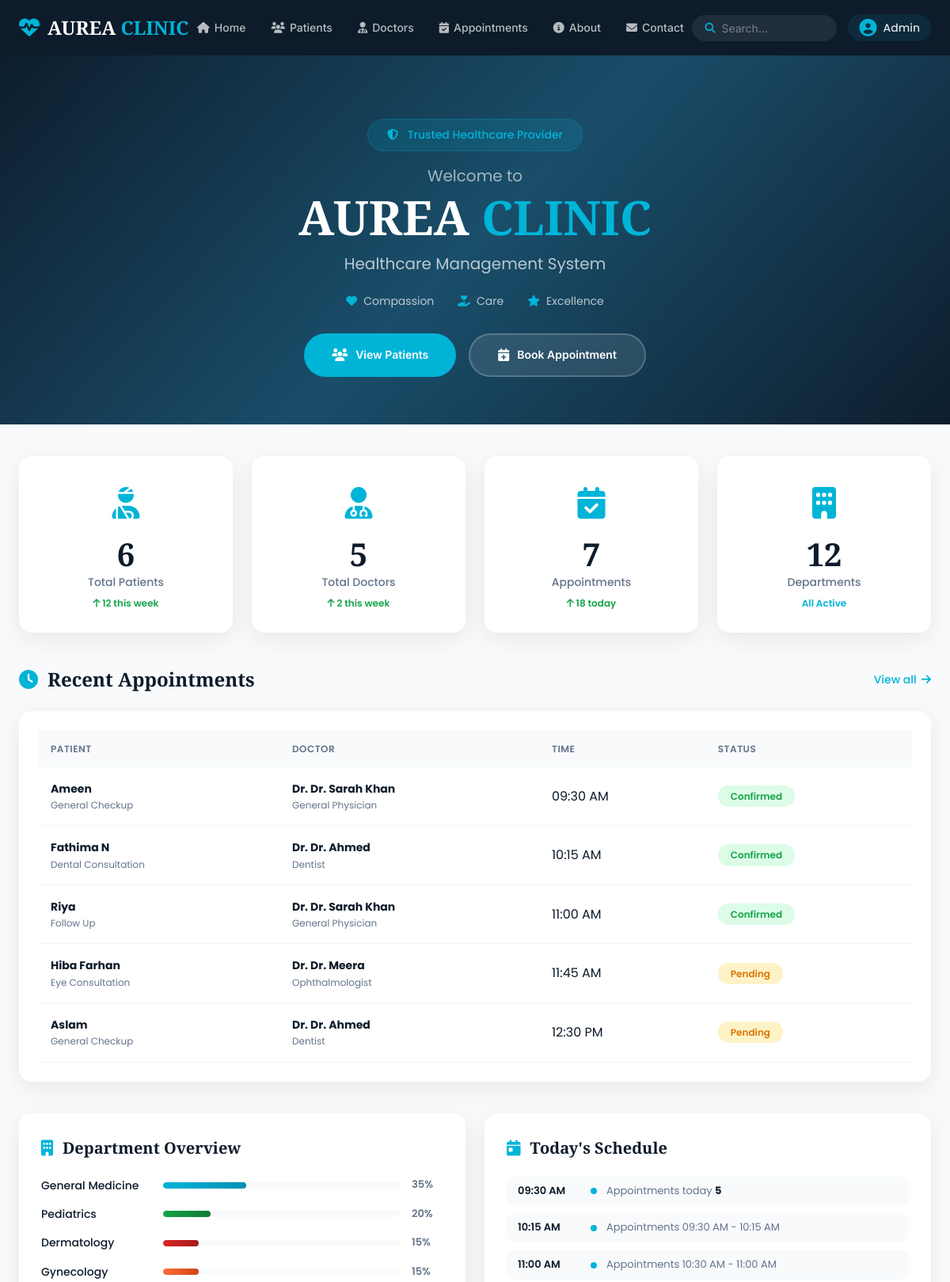
/ (upper part), run on an earlier commit of the app's database.
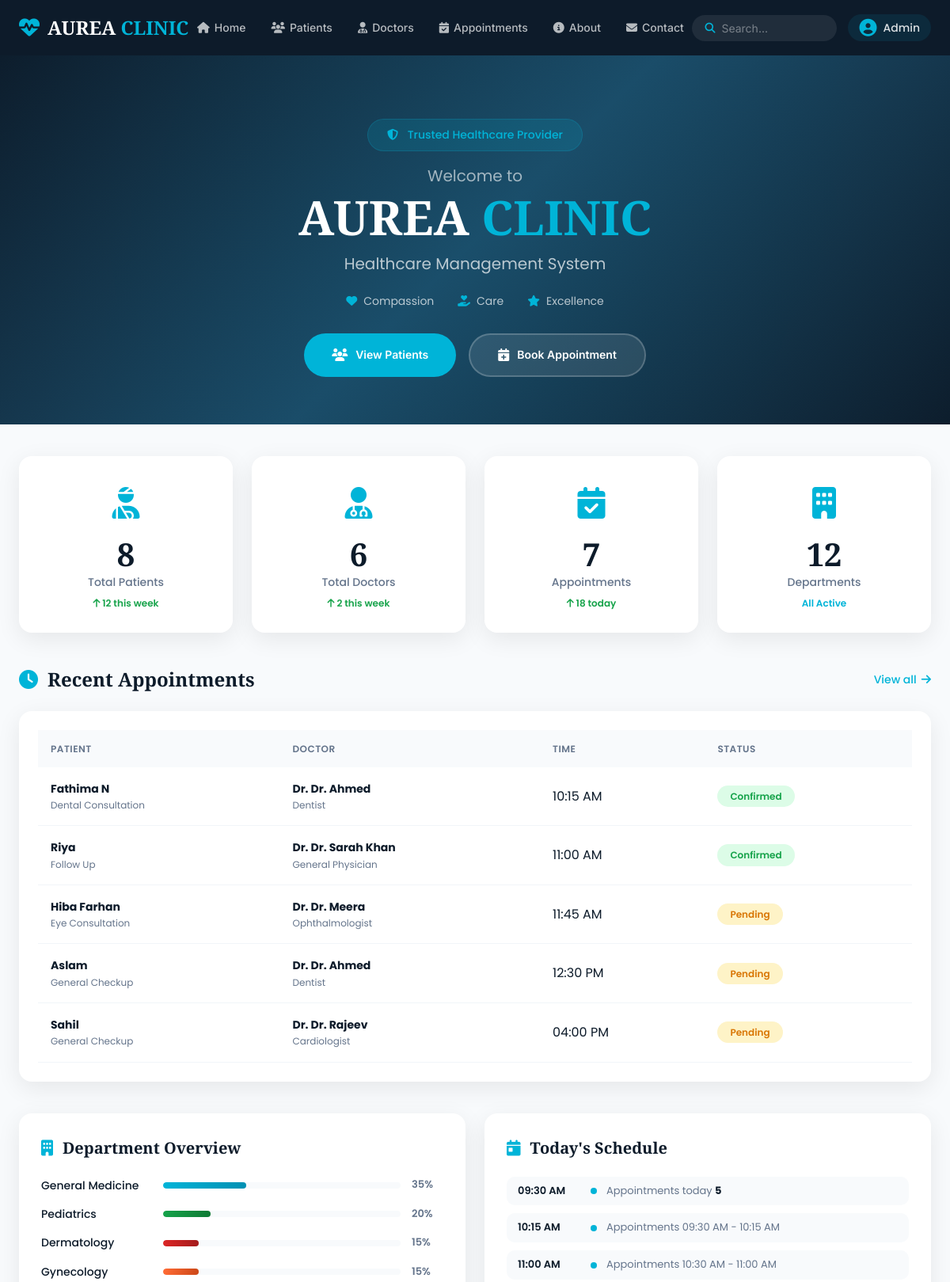
And on a later commit of the database.
### appointments/models.py (models this page shows, shortened)
class Appointment(models.Model):
    STATUS_CHOICES = [
        ('Confirmed', 'Confirmed'),
        ('Pending', 'Pending'),
    ]
    patient = models.ForeignKey(Patient, on_delete=models.CASCADE)
    doctor = models.ForeignKey(Doctor, on_delete=models.CASCADE)
    date = models.DateField()
    time = models.TimeField()
    reason = models.CharField(max_length=200, blank=True)
    status = models.CharField(max_length=20, choices=STATUS_CHOICES, default='Pending')

### patients/models.py (models this page shows, shortened)
class Patient(models.Model):
    name = models.CharField(max_length=100)
    age = models.IntegerField()
    phone = models.CharField(max_length=15)
    disease = models.TextField()

### doctors/models.py (models this page shows, shortened)
class Doctor(models.Model):
    name = models.CharField(max_length=100)
    specialization = models.CharField(max_length=100)
    phone = models.CharField(max_length=15)
    email = models.EmailField()
    department = models.ForeignKey(
        Department,
        on_delete=models.CASCADE
    )

### patients/views.py (the view)
# urls.py: path('', views.home, name='home'),
def home(request):
    patients = Patient.objects.all()
    doctors = Doctor.objects.all()
    appointments = Appointment.objects.all()
    context = {
        'patients': patients,
        'doctors': doctors,
        'appointments': appointments,
        'total_patients': patients.count(),
        'total_doctors': doctors.count(),
        'total_appointments': appointments.count(),
    }
    return render(request, 'home.html', context)

### templates/home.html (shortened to what the changed rows need)
{% extends 'base.html' %}
{% load static %}
{% block content %}
<section class="hero-section">
    <div class="container">
        <div class="hero-content" data-aos="fade-up">
            <h1>
                <span class="hero-subtitle">Welcome to</span>
                AUREA <span class="hero-accent">CLINIC</span>
            </h1>
        </div>
    </div>
</section>
<section class="stats-section">
    <div class="container">
        <div class="stats-grid">
            <div class="stat-card" data-aos="fade-up" data-aos-delay="100">
                <div class="stat-icon"><i class="fas fa-user-injured"></i></div>
                <div class="stat-number">{{ total_patients }}</div>
                <div class="stat-label">Total Patients</div>
                <div class="stat-change positive"><i class="fas fa-arrow-up"></i> 12 this week</div>
            </div>
            <div class="stat-card" data-aos="fade-up" data-aos-delay="200">
                <div class="stat-icon"><i class="fas fa-user-md"></i></div>
                <div class="stat-number">{{ total_doctors }}</div>
                <div class="stat-label">Total Doctors</div>
                <div class="stat-change positive"><i class="fas fa-arrow-up"></i> 2 this week</div>
            </div>
        </div>
    </div>
</section>
<section class="dashboard-section">
    <div class="container">
        <div class="section-header" data-aos="fade-up">
            <h2><i class="fas fa-clock"></i> Recent Appointments</h2>
        </div>
        <div class="appointments-card" data-aos="fade-up">
            <div class="table-responsive">
                <table class="appointment-table">
                    <thead>
                        <tr>
                            <th>Patient</th>
                            <th>Doctor</th>
                            <th>Time</th>
                            <th>Status</th>
                        </tr>
                    </thead>
                    <tbody>
                        {% for appointment in appointments|slice:":5" %}
                        <tr>
                            <td>
                                <strong>{{ appointment.patient.name }}</strong>
                                <small>{{ appointment.reason|default:"General Checkup" }}</small>
                            </td>
                            <td>
                                <strong>Dr. {{ appointment.doctor.name }}</strong>
                                <small>{{ appointment.doctor.specialization }}</small>
                            </td>
                            <td>{{ appointment.time|time:"h:i A" }}</td>
                            <td>
                                <span class="status-badge {% if appointment.status == 'Confirmed' %}status-confirmed{% else %}status-pending{% endif %}">
                                    {{ appointment.status }}
                                </span>
                            </td>
                        </tr>
                        {% endfor %}
                    </tbody>
                </table>
            </div>
        </div>
    </div>
</section>
<section class="dashboard-section">
    <div class="container">
        <div class="two-column-grid">
            <div class="section-card" data-aos="fade-right">
                <h2 class="section-title"><i class="fas fa-building"></i> Department Overview</h2>
            </div>
            <div class="section-card" data-aos="fade-left">
                <h2 class="section-title"><i class="fas fa-calendar-day"></i> Today's Schedule</h2>
            </div>
        </div>
    </div>
</section>
{% endblock %}

What changed in the data, as far as the page shows it:
removed Appointment: patient.name "Ameen", reason "General Checkup", doctor.name "Dr. Sarah Khan", doctor.specialization "General Physician", time "09:30 AM", status "Confirmed"
now on this page (row unchanged): Appointment: patient.name "Sahil", reason "General Checkup", doctor.name "Dr. Rajeev", doctor.specialization "Cardiologist", time "04:00 PM", status "Pending"
Also different on the page:
{{ total_patients }}: "6" → "8"
{{ total_doctors }}: "5" → "6"
